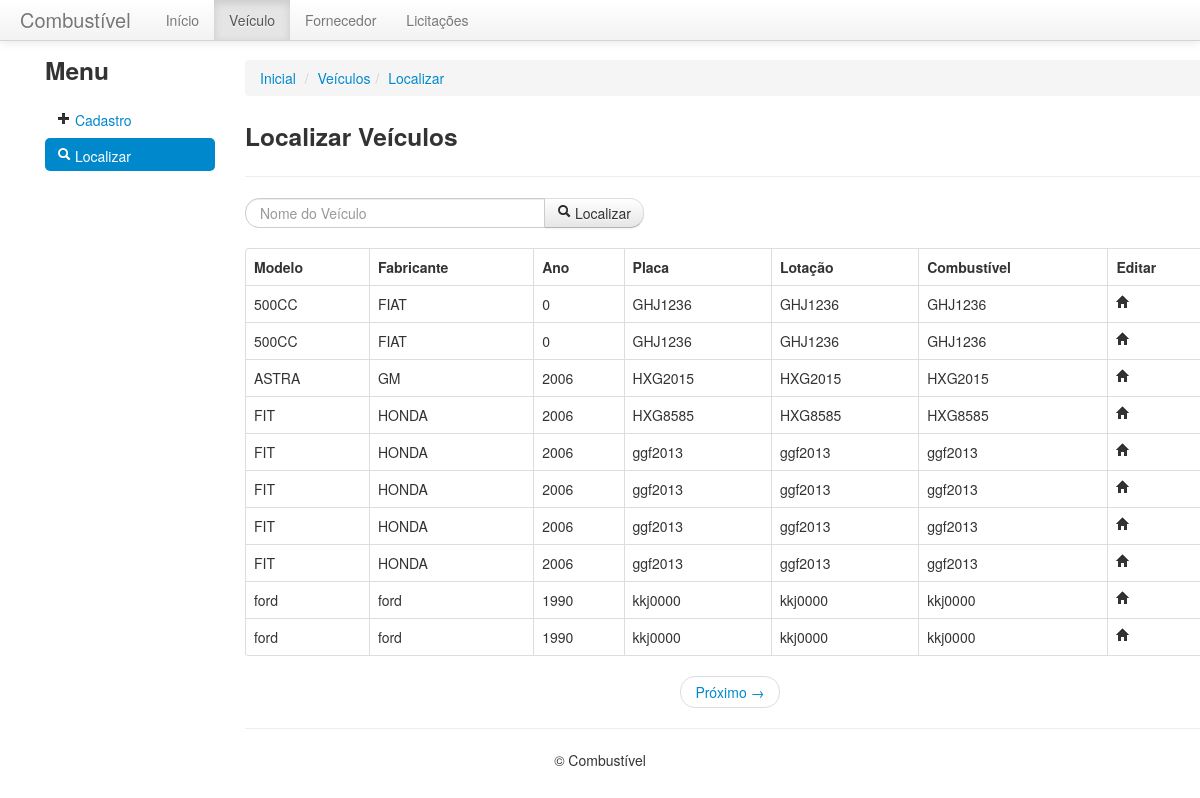
Page /view/listar_veiculos.php on the committed database.
### tables this page shows
CREATE TABLE IF NOT EXISTS `veiculos` (
  `id_veiculo` int(11) NOT NULL AUTO_INCREMENT,
  `situacao_veiculo` char(1) NOT NULL,
  `tipo_veiculo` varchar(20) NOT NULL,
  `fabricante_veiculo` varchar(20) NOT NULL,
  `modelo_veiculo` varchar(20) NOT NULL,
  `ano_veiculo` smallint(6) NOT NULL,
  `placa_veiculo` varchar(7) NOT NULL,
  `kl_veiculo` double NOT NULL,
  `id_insumo_veiculo` int(11) NOT NULL,
  `proprietario_veiculo` varchar(60) NOT NULL,
  `tanque_veiculo` smallint(6) NOT NULL,
  `id_lotacao_veiculo` int(11) NOT NULL,
  `chassi_veiculo` varchar(50) NOT NULL,
  PRIMARY KEY (`id_veiculo`)
);

### view/listar_veiculos.php (the view, shortened to what this page needs)
<!DOCTYPE html>
<html lang="pt">
    <head>
        <link href="../assets/css/bootstrap.css" rel="stylesheet">
               <link href="../assets/css/bootstrap-responsive.css" rel="stylesheet">
    </head>
    <body>
         <div class="navbar navbar-fixed-top">
            <div class="navbar-inner">
                <div class="container-fluid">
                    <a class="brand" href="#">Combustível</a>
                    <div class="nav-collapse collapse">
                        <ul class="nav">
                            <li ><a href="../index.php">Início</a></li>
                            <li class="active"><a href="veiculos.php">Veículo</a></li>
                            <li ><a href="fornecedor.php">Fornecedor</a></li>
                            <li ><a href="licitacao.php">Licitações</a></li>
                        </ul>
                    </div>
                </div>
            </div>
        </div>
        <div class="container">
            <div class="row-fluid">
                <br><br>
                <div class="span12">
                    <div class="span2">
                        <h3>Menu</h3>
                         <ul class="nav nav-pills nav-stacked">
                            <li ><a href="veiculos.php"><i class="icon-plus"></i> Cadastro</a></li>
                            <li class="active"><a href="../view/listar_veiculos.php"><i class="icon-search"></i> Localizar</a></li>
                        </ul>
                    </div>
                    <div class="span10">
                        <br>
                        <ul class="breadcrumb">
                            <li><a href="../index.php">Inicial</a> <span class="divider">/</span></li>
                            <li><a href="veiculos.php">Veículos</a><span class="divider">/</span></li>
                            <li><a href="listar_veiculos.php">Localizar</a></li>
                        </ul>
                        <h3>Localizar Veículos</h3>
                        <hr>
                        <form class="form-search" id="localizar" name="localizar" method="get" action="listar_veiculos.php">
                            <div class="input-append">
                                <input name="filtrar" type="text" id="filtrar"  class="input-xlarge search-query" placeholder="Nome do Veículo" />
                                <button class="btn" type="submit" id="button" value="localizar"><i class="icon-search"></i> Localizar</button>
                            </div>
                        </form>
                        <div id="conteudo">
                            <table class="table table-bordered table-hover">
                                <tr >
                                    <th>Modelo</th>
                                    <th>Fabricante</th>
                                    <th>Ano</th>
                                    <th>Placa</th>
                                    <th>Lotação</th>
                                    <th>Combustível</th>
                                    <th>Editar</th>
                                </tr>
                                <?php
                                extract($_GET);
                                if (empty($filtrar)) {
                                    $filtrar = '';
                                } else {
                                    $filtrar = $filtrar;
                                }
                                if (isset($_GET["p"])) {
                                    $p = $_GET["p"];
                                } else {
                                    $p = 1;
                                }
                                $qnt = 10;
                                $inicio = ($p * $qnt) - $qnt;
                                $consulta = "SELECT veiculos.*,
                                            isumos.nome_insumo
                                            FROM veiculos
                                            INNER JOIN isumos
                                            ON id_insumo_veiculo = id_insumo
                                            and veiculos.modelo_veiculo like '" . $filtrar . "%'
                                            ORDER BY modelo_veiculo ASC
                                            LIMIT $inicio, $qnt ;";
                                $resultado = mysql_query($consulta) or die("Nao foi possivel realizar a consulta!<br>" . mysql_error());
                                while ($linhas = mysql_fetch_array($resultado)) {
                                    $sql_select_all = "SELECT veiculos.*,isumos.nome_insumo FROM veiculos
                                             INNER JOIN isumos ON id_insumo_veiculo = id_insumo
                                             and veiculos.modelo_veiculo like '" . $filtrar . "%';";
                                    $sql_query_all = mysql_query($sql_select_all);
                                    $total_registros = mysql_num_rows($sql_query_all);
                                    $pags = ceil($total_registros / $qnt);
                                     echo "
 <td >" . $linhas["modelo_veiculo"] . "</td>
 <td >" . $linhas["fabricante_veiculo"] . "</td>
 <td >" . $linhas["ano_veiculo"] . "</td>
 <td >" . $linhas["placa_veiculo"] . "</td>
 <td >" . $linhas["placa_veiculo"] . "</td>
 <td >" . $linhas["placa_veiculo"] . "</td>  ";
                                    ?>
                                    <td ><a href=alterar_produto.php?id_produto><i class="icon-home"></i></a></td>
                                    <tr>
                                        <?php
                                    }
                                    ?>
                            </table>
                            <ul class = "pager">
                                <?php
                                $proximo = $p + 1;
                                if ($p < $pags) {
                                    echo " <li><a href='?p=$proximo&filtrar=$filtrar'>Próximo &rarr;</a></li>";
                                }
                                ?>
                            </ul>
                        </div>
                        <hr>
                    </div>
                </div>
            </div>
            <div class="footer">
                <center><p>&copy; Combustível</p></center>
            </div>
        </div>
    </body>
</html>

### rows in the picture
veiculos: modelo_veiculo "500CC", fabricante_veiculo "FIAT", ano_veiculo "0", placa_veiculo "GHJ1236"
veiculos: modelo_veiculo "500CC", fabricante_veiculo "FIAT", ano_veiculo "0", placa_veiculo "GHJ1236"
veiculos: modelo_veiculo "ASTRA", fabricante_veiculo "GM", ano_veiculo "2006", placa_veiculo "HXG2015"
veiculos: modelo_veiculo "FIT", fabricante_veiculo "HONDA", ano_veiculo "2006", placa_veiculo "HXG8585"
veiculos: modelo_veiculo "FIT", fabricante_veiculo "HONDA", ano_veiculo "2006", placa_veiculo "ggf2013"
veiculos: modelo_veiculo "FIT", fabricante_veiculo "HONDA", ano_veiculo "2006", placa_veiculo "ggf2013"
veiculos: modelo_veiculo "FIT", fabricante_veiculo "HONDA", ano_veiculo "2006", placa_veiculo "ggf2013"
veiculos: modelo_veiculo "FIT", fabricante_veiculo "HONDA", ano_veiculo "2006", placa_veiculo "ggf2013"
veiculos: modelo_veiculo "ford", fabricante_veiculo "ford", ano_veiculo "1990", placa_veiculo "kkj0000"
veiculos: modelo_veiculo "ford", fabricante_veiculo "ford", ano_veiculo "1990", placa_veiculo "kkj0000"
